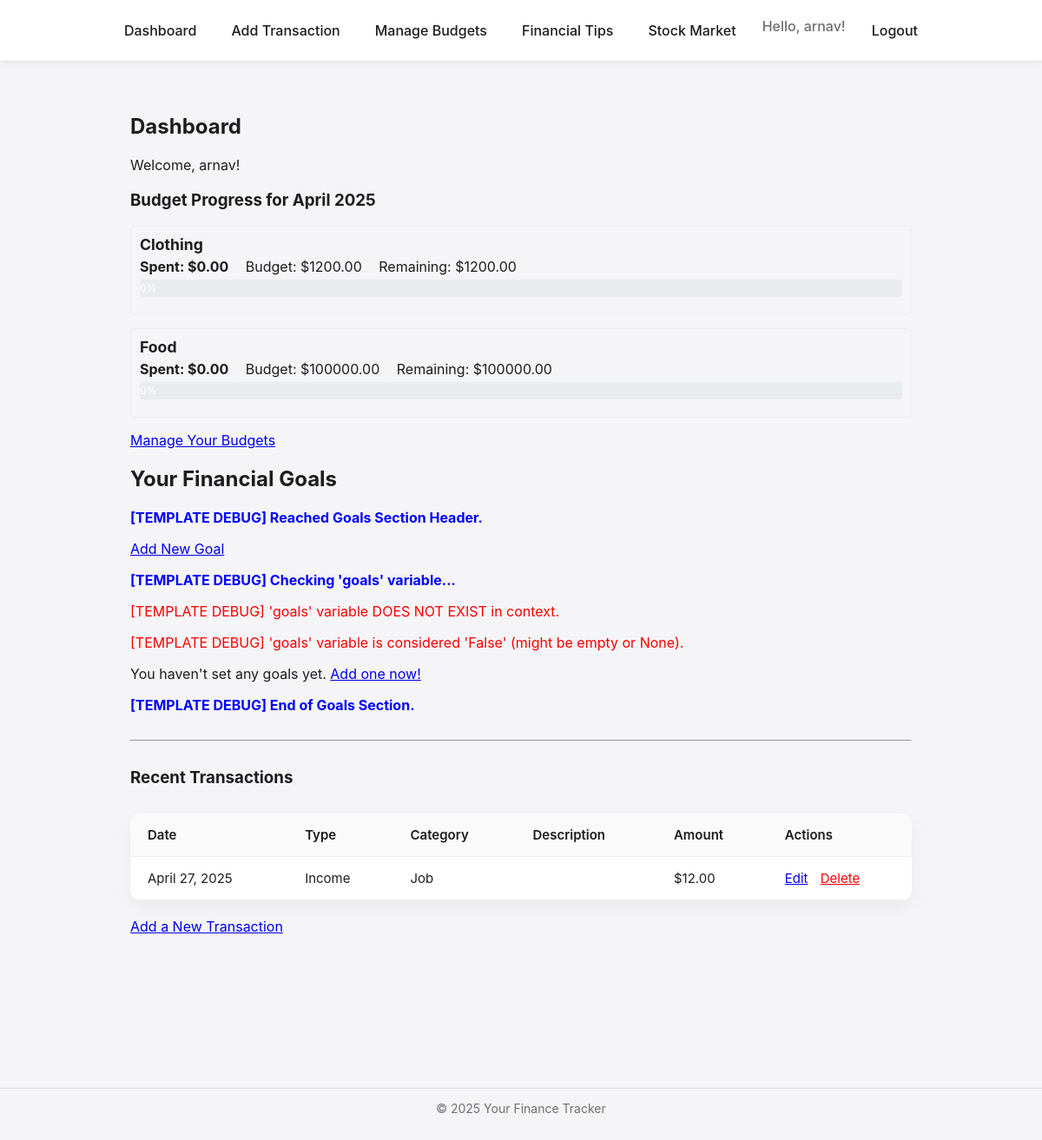
/tracker/ (signed in), run on the app's committed database.
### tracker/models.py (models this page shows, shortened)
class Budget(models.Model):
    user = models.ForeignKey(User, on_delete=models.CASCADE, related_name='budgets')
    category = models.CharField(max_length=50)
    amount = models.DecimalField(max_digits=10, decimal_places=2)
    month = models.DateField()
    created_at = models.DateTimeField(auto_now_add=True)
    updated_at = models.DateTimeField(auto_now=True)
    class Meta:
        unique_together = ('user', 'category', 'month')
        ordering = ['-month', 'category']

class Transaction(models.Model):
    TRANSACTION_TYPES = [
        ('Income', 'Income'),
        ('Expense', 'Expense'),
    ]
    user = models.ForeignKey(User, on_delete=models.CASCADE, related_name='transactions')
    type = models.CharField(max_length=7, choices=TRANSACTION_TYPES)
    amount = models.DecimalField(max_digits=10, decimal_places=2)
    date = models.DateField(default=timezone.now)
    category = models.CharField(max_length=50)
    description = models.CharField(max_length=200, blank=True)
    created_at = models.DateTimeField(auto_now_add=True)
    updated_at = models.DateTimeField(auto_now=True)
    class Meta:
        ordering = ['-date', '-created_at']

### tracker/views.py (the view)
# urls.py: path('', views.dashboard_view, name='dashboard'),
@login_required
def dashboard_view(request):
    transactions = Transaction.objects.filter(user=request.user)
    today = timezone.now().date()
    start_of_current_month = today.replace(day=1)
    if start_of_current_month.month == 12:
        start_of_next_month = start_of_current_month.replace(year=start_of_current_month.year + 1, month=1)
    else:
        start_of_next_month = start_of_current_month.replace(month=start_of_current_month.month + 1)
    current_budgets = Budget.objects.filter(user=request.user, month=start_of_current_month)
    budget_map = {b.category: b.amount for b in current_budgets}
    current_expenses = Transaction.objects.filter(
        user=request.user,
        type='Expense',
        date__gte=start_of_current_month,
        date__lt=start_of_next_month
    )
    spending_map = defaultdict(Decimal)
    for expense in current_expenses:
        spending_map[expense.category] += expense.amount
    budget_progress = []
    all_categories = set(budget_map.keys()) | set(spending_map.keys())
    for category in sorted(list(all_categories)):
        budget_amount = budget_map.get(category, Decimal('0.00'))
        spent_amount = spending_map.get(category, Decimal('0.00'))
        remaining = budget_amount - spent_amount if budget_amount > 0 else Decimal('0.00')
        percentage = int((spent_amount / budget_amount) * 100) if budget_amount > 0 else 0
        budget_progress.append({
            'category': category,
            'budget_amount': budget_amount,
            'spent_amount': spent_amount,
            'remaining': remaining,
            'percentage': min(percentage, 100),
            'over_budget': spent_amount > budget_amount if budget_amount > 0 else False,
            'has_budget': category in budget_map
        })
    context = {
        'transactions': transactions,
        'username': request.user.username,
        'budget_progress': budget_progress,
        'current_month_str': start_of_current_month.strftime('%B %Y')
    }
    return render(request, 'tracker/dashboard.html', context)

### tracker/templates/tracker/dashboard.html (shortened to what this page needs)
{% extends 'tracker/base.html' %}
{% load static %}
{% block content %}
    <h2>Dashboard</h2>
    <p>Welcome, {{ username }}!</p>
    <h3>Budget Progress for {{ current_month_str }}</h3>
    {% if budget_progress %}
        <div>
            {% for item in budget_progress %}
                <div class="budget-item">
                    <strong>{{ item.category }}</strong>
                    <div class="budget-details">
                        <span class="spent">Spent: ${{ item.spent_amount|floatformat:2 }}</span>
                        {% if item.has_budget %}
                            <span>Budget: ${{ item.budget_amount|floatformat:2 }}</span>
                            {% if item.over_budget %}
                                <span class="over-text">Remaining: -${{ item.remaining|floatformat:2|slice:"1:" }} (Over Budget)</span>
                            {% else %}
                                <span>Remaining: ${{ item.remaining|floatformat:2 }}</span>
                            {% endif %}
                            <div class="progress-bar-container">
                                <div class="progress-bar {% if item.over_budget %}over{% endif %}" role="progressbar" style="width: {{ item.percentage }}%;" aria-valuenow="{{ item.percentage }}" aria-valuemin="0" aria-valuemax="100">
                                    {{ item.percentage }}%
                                </div>
                            </div>
                        {% else %}
                            <span class="no-budget-text">(No budget set for this category)</span>
                        {% endif %}
                    </div>
                </div>
            {% endfor %}
        </div>
        <p><a href="{% url 'tracker:budget_list' %}">Manage Your Budgets</a></p>
    {% else %}
        <p>No spending or budgets found for {{ current_month_str }}.
           <a href="{% url 'tracker:budget_create' %}">Create your first budget!</a>
        </p>
    {% endif %}
   <section class="mt-4">
    <h2>Your Financial Goals</h2>
    <p style="color: blue; font-weight: bold;">[TEMPLATE DEBUG] Reached Goals Section Header.</p>
    <a href="{% url 'tracker:add_goal' %}" class="btn btn-primary mb-3">Add New Goal</a>
    <p style="color: blue; font-weight: bold;">[TEMPLATE DEBUG] Checking 'goals' variable...</p>
    {% if goals is not None %}
        <p style="color: green;">[TEMPLATE DEBUG] 'goals' variable EXISTS in context.</p>
    {% else %}
        <p style="color: red;">[TEMPLATE DEBUG] 'goals' variable DOES NOT EXIST in context.</p>
    {% endif %}
    {% if goals %}
        <p style="color: green;">[TEMPLATE DEBUG] 'goals' variable has items (looping...).</p>
        <div class="list-group">
            {% for goal_item in goals %}
                <p style="color: purple;">[TEMPLATE DEBUG] Inside loop - Goal: {{ goal_item.name }}</p>
                <div class="list-group-item list-group-item-action flex-column align-items-start mb-2">
                    <div class="d-flex w-100 justify-content-between">
                        <h5 class="mb-1">{{ goal_item.name }}</h5>
                        <small>Target: ${{ goal_item.target_amount|floatformat:2 }}</small>
                    </div>
                    <p class="mb-1">
                        Saved: <strong>${{ goal_item.current_amount|floatformat:2 }}</strong>
                        {% if goal_item.target_amount > 0 %}
                            (Remaining: ${{ goal_item.remaining_amount|floatformat:2 }})
                        {% endif %}
                    </p>
                    {% if goal_item.target_amount > 0 %}
                    <div class="progress" style="height: 20px;" title="{{ goal_item.progress_percent|floatformat:1 }}% Complete">
                        <div class="progress-bar bg-success" role="progressbar" style="width: {{ goal_item.progress_percent }}%;" aria-valuenow="{{ goal_item.progress_percent|floatformat:2 }}" aria-valuemin="0" aria-valuemax="100">
                            {{ goal_item.progress_percent|floatformat:1 }}%
                        </div>
                    </div>
                    {% endif %}
                    <a href="{% url 'tracker:add_contribution' goal_item.id %}" class="btn btn-sm btn-outline-success mt-2">Add Contribution</a>
                </div>
             {% empty %}
                 <p style="color: orange;">[TEMPLATE DEBUG] The 'goals' variable exists BUT IS EMPTY.</p>
            {% endfor %}
        </div>
    {% else %}
        <p style="color: red;">[TEMPLATE DEBUG] 'goals' variable is considered 'False' (might be empty or None).</p>
        <p>You haven't set any goals yet. <a href="{% url 'tracker:add_goal' %}">Add one now!</a></p>
    {% endif %}
     <p style="color: blue; font-weight: bold;">[TEMPLATE DEBUG] End of Goals Section.</p>
</section>
    <hr style="margin: 30px 0;">
    <h3>Recent Transactions</h3>
    {% if transactions %}
        <table>
            <thead>
                <tr>
                    <th>Date</th>
                    <th>Type</th>
                    <th>Category</th>
                    <th>Description</th>
                    <th>Amount</th>
                    <th>Actions</th>
                </tr>
            </thead>
            <tbody>
                {% for t in transactions|slice:":10" %}
                <tr>
                    <td>{{ t.date }}</td>
                    <td>{{ t.type }}</td>
                    <td>{{ t.category }}</td>
                    <td>{{ t.description }}</td>
                    <td>${{ t.amount|floatformat:2 }}</td>
                    <td>
                        <a href="{% url 'tracker:edit_transaction' pk=t.pk %}">Edit</a>
                        <a href="{% url 'tracker:delete_transaction' pk=t.pk %}" style="margin-left: 10px; color: red;">Delete</a>
                    </td>
                </tr>
                {% endfor %}
            </tbody>
        </table>
    {% else %}
        <p>You haven't added any transactions yet.</p>
    {% endif %}
    <p style="margin-top: 20px;"><a href="{% url 'tracker:add_transaction' %}">Add a New Transaction</a></p>
{% endblock %}

### tracker/templates/tracker/base.html (shortened to what this page needs)
<!DOCTYPE html>
<html lang="en">
<head>
</head>
<body>
    <nav>
        <a href="{% url 'tracker:dashboard' %}">Dashboard</a>
        {% if user.is_authenticated %}
            <a href="{% url 'tracker:add_transaction' %}">Add Transaction</a>
            <a href="{% url 'tracker:budget_list' %}">Manage Budgets</a>
            <a href="{% url 'tracker:financial_tips' %}">Financial Tips</a>
            <a href="{% url 'tracker:stock_market_overview' %}">Stock Market</a>
            <span style="color: #6e6e73;">Hello, {{ user.username }}!</span>
            <a href="{% url 'tracker:logout' %}">Logout</a>
        {% else %}
            <a href="{% url 'tracker:login' %}">Login</a>
            <a href="{% url 'tracker:register' %}">Register</a>
        {% endif %}
    </nav>
    <main>
        {% block content %}{% endblock %}
    </main>
    <footer>
        <hr>
        <p>© {% now "Y" %} Your Finance Tracker</p>
    </footer>
</body>
</html>

### tracker/templates/tracker/base.html (style rules this page uses)
body { margin: 0; padding: 0; background-color: #f5f5f7; font-family: -apple-system, BlinkMacSystemFont, 'Helvetica Neue', 'Segoe UI', Roboto, sans-serif; color: #1d1d1f; }
nav { background: #ffffff; display: flex; justify-content: center; gap: 20px; padding: 20px 0; font-size: 16px; font-weight: 500; box-shadow: 0 2px 10px rgba(0, 0, 0, 0.05); border-bottom: 1px solid #e5e5e5; }
nav a { text-decoration: none; color: #1d1d1f; padding: 5px 10px; position: relative; transition: color 0.3s ease; }
nav a::after { content: ""; position: absolute; width: 0%; height: 2px; bottom: -5px; left: 50%; background-color: #0071e3; transition: width 0.3s ease, left 0.3s ease; }
main { padding: 40px 20px; max-width: 900px; margin: 0 auto; }
table { width: 100%; border-collapse: collapse; margin-top: 30px; background: white; border-radius: 12px; overflow: hidden; box-shadow: 0 8px 20px rgba(0, 0, 0, 0.05); }
th, td { padding: 15px 20px; border-bottom: 1px solid #f0f0f0; text-align: left; font-size: 15px; }
th { background-color: #fafafa; font-weight: 600; }
footer { text-align: center; margin-top: 60px; padding: 20px 0; font-size: 14px; color: #6e6e73; }
footer hr { margin-top: 40px; border: none; height: 1px; background: #e0e0e0; }

### tracker/templates/tracker/dashboard.html (style rules this page uses)
.progress-bar-container { width: 100%; background-color: #e9ecef; border-radius: .25rem; overflow: hidden; margin-top: 5px; margin-bottom: 10px; height: 20px; }
.progress-bar { background-color: #0d6efd; height: 100%; text-align: center; color: white; line-height: 20px; font-size: 12px; transition: width .6s ease; }
.budget-item { margin-bottom: 15px; padding: 10px; border: 1px solid #eee; border-radius: 5px; }
.budget-item strong { display: block; margin-bottom: 5px; font-size: 1.1em; }
.budget-details span { margin-right: 15px; }
.budget-details .spent { font-weight: bold; }

### data on the page
Budget: category "Clothing", budget_amount "1200.00"
Budget: category "Food", budget_amount "100000.00"
Transaction: date "April 27, 2025", type "Income", category "Job", amount "12.00"

### other printed values
{{ user.username }} "arnav"
{{ username }} "arnav"
{{ current_month_str }} "April 2025"
{{ item.spent_amount|floatformat:2 }} "0.00" "0.00"
{{ item.remaining|floatformat:2 }} "1200.00" "100000.00"
{{ item.percentage }} "0" "0"
